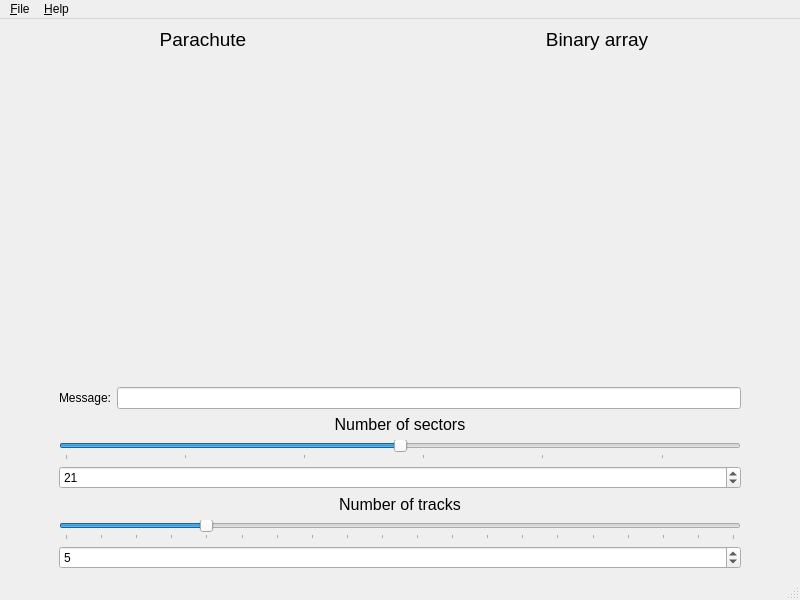
<?xml version="1.0" encoding="UTF-8"?>
<ui version="4.0">
 <class>MainWindow</class>
 <widget class="QMainWindow" name="MainWindow">
  <property name="geometry">
   <rect>
    <x>0</x>
    <y>0</y>
    <width>800</width>
    <height>600</height>
   </rect>
  </property>
  <property name="sizePolicy">
   <sizepolicy hsizetype="Expanding" vsizetype="Expanding">
    <horstretch>0</horstretch>
    <verstretch>0</verstretch>
   </sizepolicy>
  </property>
  <property name="minimumSize">
   <size>
    <width>800</width>
    <height>600</height>
   </size>
  </property>
  <property name="windowTitle">
   <string>MainWindow</string>
  </property>
  <widget class="QWidget" name="centralwidget">
   <layout class="QVBoxLayout" name="verticalLayout_2">
    <item>
     <layout class="QHBoxLayout" name="horizontalLayout">
      <item>
       <layout class="QVBoxLayout" name="verticalLeftLayout">
        <item>
         <widget class="QLabel" name="labelParachuteTitle">
          <property name="font">
           <font>
            <pointsize>14</pointsize>
           </font>
          </property>
          <property name="locale">
           <locale language="English" country="UnitedStates"/>
          </property>
          <property name="text">
           <string>Parachute</string>
          </property>
          <property name="alignment">
           <set>Qt::AlignCenter</set>
          </property>
         </widget>
        </item>
        <item>
         <widget class="ParachuteWidget" name="widgetParachute" native="true">
          <property name="sizePolicy">
           <sizepolicy hsizetype="Expanding" vsizetype="Expanding">
            <horstretch>0</horstretch>
            <verstretch>0</verstretch>
           </sizepolicy>
          </property>
         </widget>
        </item>
       </layout>
      </item>
      <item>
       <layout class="QVBoxLayout" name="verticalRightLayout">
        <item>
         <widget class="QLabel" name="labelArrayTitle">
          <property name="font">
           <font>
            <pointsize>14</pointsize>
           </font>
          </property>
          <property name="locale">
           <locale language="English" country="UnitedStates"/>
          </property>
          <property name="text">
           <string>Binary array</string>
          </property>
          <property name="alignment">
           <set>Qt::AlignCenter</set>
          </property>
         </widget>
        </item>
        <item>
         <widget class="BinaryArrayWidget" name="widgetBinaryArray" native="true">
          <property name="sizePolicy">
           <sizepolicy hsizetype="Expanding" vsizetype="Expanding">
            <horstretch>0</horstretch>
            <verstretch>0</verstretch>
           </sizepolicy>
          </property>
         </widget>
        </item>
       </layout>
      </item>
     </layout>
    </item>
    <item>
     <layout class="QHBoxLayout" name="horizontalLayoutMessage">
      <property name="leftMargin">
       <number>50</number>
      </property>
      <property name="rightMargin">
       <number>50</number>
      </property>
      <property name="bottomMargin">
       <number>0</number>
      </property>
      <item>
       <widget class="QLabel" name="labelMessage">
        <property name="locale">
         <locale language="English" country="UnitedStates"/>
        </property>
        <property name="text">
         <string>Message:</string>
        </property>
       </widget>
      </item>
      <item>
       <widget class="QLineEdit" name="lineEditMessage"/>
      </item>
     </layout>
    </item>
    <item>
     <layout class="QVBoxLayout" name="verticalLayoutSectors">
      <property name="leftMargin">
       <number>50</number>
      </property>
      <property name="rightMargin">
       <number>50</number>
      </property>
      <item>
       <widget class="QLabel" name="labelSectors">
        <property name="font">
         <font>
          <pointsize>12</pointsize>
         </font>
        </property>
        <property name="locale">
         <locale language="English" country="UnitedStates"/>
        </property>
        <property name="text">
         <string>Number of sectors</string>
        </property>
        <property name="alignment">
         <set>Qt::AlignCenter</set>
        </property>
       </widget>
      </item>
      <item>
       <widget class="QSlider" name="sliderSectors">
        <property name="minimum">
         <number>7</number>
        </property>
        <property name="maximum">
         <number>35</number>
        </property>
        <property name="singleStep">
         <number>7</number>
        </property>
        <property name="pageStep">
         <number>7</number>
        </property>
        <property name="value">
         <number>21</number>
        </property>
        <property name="orientation">
         <enum>Qt::Horizontal</enum>
        </property>
        <property name="tickPosition">
         <enum>QSlider::TicksBelow</enum>
        </property>
        <property name="tickInterval">
         <number>5</number>
        </property>
       </widget>
      </item>
      <item>
       <widget class="QSpinBox" name="spinBoxSectors">
        <property name="sizePolicy">
         <sizepolicy hsizetype="Expanding" vsizetype="Fixed">
          <horstretch>0</horstretch>
          <verstretch>0</verstretch>
         </sizepolicy>
        </property>
        <property name="minimum">
         <number>7</number>
        </property>
        <property name="maximum">
         <number>35</number>
        </property>
        <property name="singleStep">
         <number>7</number>
        </property>
        <property name="value">
         <number>21</number>
        </property>
       </widget>
      </item>
     </layout>
    </item>
    <item>
     <layout class="QVBoxLayout" name="verticalLayoutTracks">
      <property name="leftMargin">
       <number>50</number>
      </property>
      <property name="rightMargin">
       <number>50</number>
      </property>
      <item>
       <widget class="QLabel" name="labelTracks">
        <property name="font">
         <font>
          <pointsize>12</pointsize>
         </font>
        </property>
        <property name="locale">
         <locale language="English" country="UnitedStates"/>
        </property>
        <property name="text">
         <string>Number of tracks</string>
        </property>
        <property name="alignment">
         <set>Qt::AlignCenter</set>
        </property>
       </widget>
      </item>
      <item>
       <widget class="QSlider" name="sliderTracks">
        <property name="minimum">
         <number>1</number>
        </property>
        <property name="maximum">
         <number>20</number>
        </property>
        <property name="value">
         <number>5</number>
        </property>
        <property name="orientation">
         <enum>Qt::Horizontal</enum>
        </property>
        <property name="tickPosition">
         <enum>QSlider::TicksBelow</enum>
        </property>
        <property name="tickInterval">
         <number>1</number>
        </property>
       </widget>
      </item>
      <item>
       <widget class="QSpinBox" name="spinBoxTracks">
        <property name="sizePolicy">
         <sizepolicy hsizetype="Expanding" vsizetype="Fixed">
          <horstretch>0</horstretch>
          <verstretch>0</verstretch>
         </sizepolicy>
        </property>
        <property name="minimum">
         <number>1</number>
        </property>
        <property name="maximum">
         <number>20</number>
        </property>
        <property name="value">
         <number>5</number>
        </property>
       </widget>
      </item>
     </layout>
    </item>
   </layout>
  </widget>
  <widget class="QMenuBar" name="menubar">
   <property name="geometry">
    <rect>
     <x>0</x>
     <y>0</y>
     <width>800</width>
     <height>20</height>
    </rect>
   </property>
   <widget class="QMenu" name="menu_File">
    <property name="locale">
     <locale language="English" country="UnitedStates"/>
    </property>
    <property name="title">
     <string>&amp;File</string>
    </property>
    <addaction name="actionOpen"/>
    <addaction name="actionSave"/>
    <addaction name="separator"/>
    <addaction name="actionQuit"/>
   </widget>
   <widget class="QMenu" name="menu_Help">
    <property name="locale">
     <locale language="English" country="UnitedStates"/>
    </property>
    <property name="title">
     <string>&amp;Help</string>
    </property>
    <addaction name="actionAbout"/>
   </widget>
   <addaction name="menu_File"/>
   <addaction name="menu_Help"/>
  </widget>
  <widget class="QStatusBar" name="statusbar"/>
  <action name="actionOpen">
   <property name="text">
    <string>&amp;Open</string>
   </property>
   <property name="shortcut">
    <string>Ctrl+O</string>
   </property>
  </action>
  <action name="actionSave">
   <property name="text">
    <string>&amp;Save</string>
   </property>
   <property name="shortcut">
    <string>Ctrl+S</string>
   </property>
  </action>
  <action name="actionQuit">
   <property name="text">
    <string>&amp;Quit</string>
   </property>
   <property name="shortcut">
    <string>Ctrl+Q</string>
   </property>
  </action>
  <action name="actionAbout">
   <property name="text">
    <string>&amp;About</string>
   </property>
  </action>
 </widget>
 <customwidgets>
  <customwidget>
   <class>BinaryArrayWidget</class>
   <extends>QWidget</extends>
   <header>BinaryArrayWidget.h</header>
   <container>1</container>
  </customwidget>
  <customwidget>
   <class>ParachuteWidget</class>
   <extends>QWidget</extends>
   <header>ParachuteWidget.h</header>
   <container>1</container>
  </customwidget>
 </customwidgets>
 <resources/>
 <connections/>
</ui>
